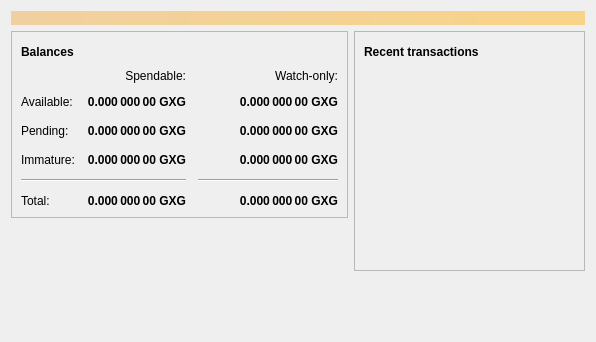
<?xml version="1.0" encoding="UTF-8"?>
<ui version="4.0">
 <class>OverviewPage</class>
 <widget class="QWidget" name="OverviewPage">
  <property name="geometry">
   <rect>
    <x>0</x>
    <y>0</y>
    <width>596</width>
    <height>342</height>
   </rect>
  </property>
  <property name="windowTitle">
   <string>Form</string>
  </property>
  <layout class="QVBoxLayout" name="topLayout">
   <item>
    <widget class="QLabel" name="labelAlerts">
     <property name="visible">
      <bool>false</bool>
     </property>
     <property name="styleSheet">
      <string notr="true">QLabel { background-color: qlineargradient(x1: 0, y1: 0, x2: 1, y2: 0, stop:0 #F0D0A0, stop:1 #F8D488); color:#000000; }</string>
     </property>
     <property name="wordWrap">
      <bool>true</bool>
     </property>
     <property name="margin">
      <number>3</number>
     </property>
     <property name="textInteractionFlags">
      <set>Qt::TextSelectableByMouse</set>
     </property>
    </widget>
   </item>
   <item>
    <layout class="QHBoxLayout" name="horizontalLayout" stretch="1,1">
     <item>
      <layout class="QVBoxLayout" name="verticalLayout_2">
       <item>
        <widget class="QFrame" name="frame">
         <property name="frameShape">
          <enum>QFrame::StyledPanel</enum>
         </property>
         <property name="frameShadow">
          <enum>QFrame::Raised</enum>
         </property>
         <layout class="QVBoxLayout" name="verticalLayout_4">
          <item>
           <layout class="QHBoxLayout" name="horizontalLayout_4">
            <item>
             <widget class="QLabel" name="label_5">
              <property name="font">
               <font>
                <weight>75</weight>
                <bold>true</bold>
               </font>
              </property>
              <property name="text">
               <string>Balances</string>
              </property>
             </widget>
            </item>
            <item>
             <widget class="QPushButton" name="labelWalletStatus">
              <property name="enabled">
               <bool>true</bool>
              </property>
              <property name="maximumSize">
               <size>
                <width>30</width>
                <height>16777215</height>
               </size>
              </property>
              <property name="toolTip">
               <string>The displayed information may be out of date. Your wallet automatically synchronizes with the Groincoin network after a connection is established, but this process has not completed yet.</string>
              </property>
              <property name="text">
               <string/>
              </property>
              <property name="icon">
               <iconset resource="../groincoin.qrc">
                <normaloff>:/icons/warning</normaloff>
                <disabledoff>:/icons/warning</disabledoff>:/icons/warning</iconset>
              </property>
              <property name="iconSize">
               <size>
                <width>24</width>
                <height>24</height>
               </size>
              </property>
              <property name="flat">
               <bool>true</bool>
              </property>
             </widget>
            </item>
            <item>
             <spacer name="horizontalSpacer_3">
              <property name="orientation">
               <enum>Qt::Horizontal</enum>
              </property>
              <property name="sizeHint" stdset="0">
               <size>
                <width>40</width>
                <height>20</height>
               </size>
              </property>
             </spacer>
            </item>
           </layout>
          </item>
          <item>
           <layout class="QGridLayout" name="gridLayout">
            <property name="spacing">
             <number>12</number>
            </property>
            <item row="2" column="2">
             <widget class="QLabel" name="labelWatchPending">
              <property name="font">
               <font>
                <weight>75</weight>
                <bold>true</bold>
               </font>
              </property>
              <property name="cursor">
               <cursorShape>IBeamCursor</cursorShape>
              </property>
              <property name="toolTip">
               <string>Unconfirmed transactions to watch-only addresses</string>
              </property>
              <property name="text">
               <string notr="true">0.000 000 00 GXG</string>
              </property>
              <property name="alignment">
               <set>Qt::AlignRight|Qt::AlignTrailing|Qt::AlignVCenter</set>
              </property>
              <property name="textInteractionFlags">
               <set>Qt::LinksAccessibleByMouse|Qt::TextSelectableByKeyboard|Qt::TextSelectableByMouse</set>
              </property>
             </widget>
            </item>
            <item row="2" column="1">
             <widget class="QLabel" name="labelUnconfirmed">
              <property name="font">
               <font>
                <weight>75</weight>
                <bold>true</bold>
               </font>
              </property>
              <property name="cursor">
               <cursorShape>IBeamCursor</cursorShape>
              </property>
              <property name="toolTip">
               <string>Total of transactions that have yet to be confirmed, and do not yet count toward the spendable balance</string>
              </property>
              <property name="text">
               <string notr="true">0.000 000 00 GXG</string>
              </property>
              <property name="alignment">
               <set>Qt::AlignRight|Qt::AlignTrailing|Qt::AlignVCenter</set>
              </property>
              <property name="textInteractionFlags">
               <set>Qt::LinksAccessibleByMouse|Qt::TextSelectableByKeyboard|Qt::TextSelectableByMouse</set>
              </property>
             </widget>
            </item>
            <item row="3" column="2">
             <widget class="QLabel" name="labelWatchImmature">
              <property name="font">
               <font>
                <weight>75</weight>
                <bold>true</bold>
               </font>
              </property>
              <property name="cursor">
               <cursorShape>IBeamCursor</cursorShape>
              </property>
              <property name="toolTip">
               <string>Mined balance in watch-only addresses that has not yet matured</string>
              </property>
              <property name="text">
               <string notr="true">0.000 000 00 GXG</string>
              </property>
              <property name="alignment">
               <set>Qt::AlignRight|Qt::AlignTrailing|Qt::AlignVCenter</set>
              </property>
              <property name="textInteractionFlags">
               <set>Qt::LinksAccessibleByMouse|Qt::TextSelectableByKeyboard|Qt::TextSelectableByMouse</set>
              </property>
             </widget>
            </item>
            <item row="4" column="0" colspan="2">
             <widget class="Line" name="line">
              <property name="orientation">
               <enum>Qt::Horizontal</enum>
              </property>
             </widget>
            </item>
            <item row="4" column="2">
             <widget class="Line" name="lineWatchBalance">
              <property name="sizePolicy">
               <sizepolicy hsizetype="Preferred" vsizetype="Fixed">
                <horstretch>0</horstretch>
                <verstretch>0</verstretch>
               </sizepolicy>
              </property>
              <property name="minimumSize">
               <size>
                <width>140</width>
                <height>0</height>
               </size>
              </property>
              <property name="orientation">
               <enum>Qt::Horizontal</enum>
              </property>
             </widget>
            </item>
            <item row="5" column="0">
             <widget class="QLabel" name="labelTotalText">
              <property name="text">
               <string>Total:</string>
              </property>
             </widget>
            </item>
            <item row="3" column="1">
             <widget class="QLabel" name="labelImmature">
              <property name="font">
               <font>
                <weight>75</weight>
                <bold>true</bold>
               </font>
              </property>
              <property name="cursor">
               <cursorShape>IBeamCursor</cursorShape>
              </property>
              <property name="toolTip">
               <string>Mined balance that has not yet matured</string>
              </property>
              <property name="text">
               <string notr="true">0.000 000 00 GXG</string>
              </property>
              <property name="alignment">
               <set>Qt::AlignRight|Qt::AlignTrailing|Qt::AlignVCenter</set>
              </property>
              <property name="textInteractionFlags">
               <set>Qt::LinksAccessibleByMouse|Qt::TextSelectableByKeyboard|Qt::TextSelectableByMouse</set>
              </property>
             </widget>
            </item>
            <item row="2" column="3">
             <spacer name="horizontalSpacer_2">
              <property name="orientation">
               <enum>Qt::Horizontal</enum>
              </property>
              <property name="sizeHint" stdset="0">
               <size>
                <width>40</width>
                <height>20</height>
               </size>
              </property>
             </spacer>
            </item>
            <item row="3" column="0">
             <widget class="QLabel" name="labelImmatureText">
              <property name="text">
               <string>Immature:</string>
              </property>
             </widget>
            </item>
            <item row="5" column="1">
             <widget class="QLabel" name="labelTotal">
              <property name="font">
               <font>
                <weight>75</weight>
                <bold>true</bold>
               </font>
              </property>
              <property name="cursor">
               <cursorShape>IBeamCursor</cursorShape>
              </property>
              <property name="toolTip">
               <string>Your current total balance</string>
              </property>
              <property name="text">
               <string notr="true">0.000 000 00 GXG</string>
              </property>
              <property name="alignment">
               <set>Qt::AlignRight|Qt::AlignTrailing|Qt::AlignVCenter</set>
              </property>
              <property name="textInteractionFlags">
               <set>Qt::LinksAccessibleByMouse|Qt::TextSelectableByKeyboard|Qt::TextSelectableByMouse</set>
              </property>
             </widget>
            </item>
            <item row="5" column="2">
             <widget class="QLabel" name="labelWatchTotal">
              <property name="font">
               <font>
                <weight>75</weight>
                <bold>true</bold>
               </font>
              </property>
              <property name="cursor">
               <cursorShape>IBeamCursor</cursorShape>
              </property>
              <property name="toolTip">
               <string>Current total balance in watch-only addresses</string>
              </property>
              <property name="text">
               <string notr="true">0.000 000 00 GXG</string>
              </property>
              <property name="alignment">
               <set>Qt::AlignRight|Qt::AlignTrailing|Qt::AlignVCenter</set>
              </property>
              <property name="textInteractionFlags">
               <set>Qt::LinksAccessibleByMouse|Qt::TextSelectableByKeyboard|Qt::TextSelectableByMouse</set>
              </property>
             </widget>
            </item>
            <item row="0" column="2">
             <widget class="QLabel" name="labelWatchonly">
              <property name="text">
               <string>Watch-only:</string>
              </property>
              <property name="alignment">
               <set>Qt::AlignRight|Qt::AlignTrailing|Qt::AlignVCenter</set>
              </property>
             </widget>
            </item>
            <item row="1" column="0">
             <widget class="QLabel" name="labelBalanceText">
              <property name="text">
               <string>Available:</string>
              </property>
             </widget>
            </item>
            <item row="1" column="1">
             <widget class="QLabel" name="labelBalance">
              <property name="font">
               <font>
                <weight>75</weight>
                <bold>true</bold>
               </font>
              </property>
              <property name="cursor">
               <cursorShape>IBeamCursor</cursorShape>
              </property>
              <property name="toolTip">
               <string>Your current spendable balance</string>
              </property>
              <property name="text">
               <string notr="true">0.000 000 00 GXG</string>
              </property>
              <property name="alignment">
               <set>Qt::AlignRight|Qt::AlignTrailing|Qt::AlignVCenter</set>
              </property>
              <property name="textInteractionFlags">
               <set>Qt::LinksAccessibleByMouse|Qt::TextSelectableByKeyboard|Qt::TextSelectableByMouse</set>
              </property>
             </widget>
            </item>
            <item row="1" column="2">
             <widget class="QLabel" name="labelWatchAvailable">
              <property name="font">
               <font>
                <weight>75</weight>
                <bold>true</bold>
               </font>
              </property>
              <property name="cursor">
               <cursorShape>IBeamCursor</cursorShape>
              </property>
              <property name="toolTip">
               <string>Your current balance in watch-only addresses</string>
              </property>
              <property name="text">
               <string notr="true">0.000 000 00 GXG</string>
              </property>
              <property name="alignment">
               <set>Qt::AlignRight|Qt::AlignTrailing|Qt::AlignVCenter</set>
              </property>
              <property name="textInteractionFlags">
               <set>Qt::LinksAccessibleByMouse|Qt::TextSelectableByKeyboard|Qt::TextSelectableByMouse</set>
              </property>
             </widget>
            </item>
            <item row="2" column="0">
             <widget class="QLabel" name="labelPendingText">
              <property name="text">
               <string>Pending:</string>
              </property>
             </widget>
            </item>
            <item row="0" column="1">
             <widget class="QLabel" name="labelSpendable">
              <property name="text">
               <string>Spendable:</string>
              </property>
              <property name="alignment">
               <set>Qt::AlignRight|Qt::AlignTrailing|Qt::AlignVCenter</set>
              </property>
             </widget>
            </item>
           </layout>
          </item>
         </layout>
        </widget>
       </item>
       <item>
        <spacer name="verticalSpacer">
         <property name="orientation">
          <enum>Qt::Vertical</enum>
         </property>
         <property name="sizeHint" stdset="0">
          <size>
           <width>20</width>
           <height>40</height>
          </size>
         </property>
        </spacer>
       </item>
      </layout>
     </item>
     <item>
      <layout class="QVBoxLayout" name="verticalLayout_3">
       <item>
        <widget class="QFrame" name="frame_2">
         <property name="frameShape">
          <enum>QFrame::StyledPanel</enum>
         </property>
         <property name="frameShadow">
          <enum>QFrame::Raised</enum>
         </property>
         <layout class="QVBoxLayout" name="verticalLayout">
          <item>
           <layout class="QHBoxLayout" name="horizontalLayout_2">
            <item>
             <widget class="QLabel" name="label_4">
              <property name="font">
               <font>
                <weight>75</weight>
                <bold>true</bold>
               </font>
              </property>
              <property name="text">
               <string>Recent transactions</string>
              </property>
             </widget>
            </item>
            <item>
             <widget class="QPushButton" name="labelTransactionsStatus">
              <property name="enabled">
               <bool>true</bool>
              </property>
              <property name="maximumSize">
               <size>
                <width>30</width>
                <height>16777215</height>
               </size>
              </property>
              <property name="toolTip">
               <string>The displayed information may be out of date. Your wallet automatically synchronizes with the Groincoin network after a connection is established, but this process has not completed yet.</string>
              </property>
              <property name="text">
               <string/>
              </property>
              <property name="icon">
               <iconset resource="../groincoin.qrc">
                <normaloff>:/icons/warning</normaloff>
                <disabledoff>:/icons/warning</disabledoff>:/icons/warning</iconset>
              </property>
              <property name="iconSize">
               <size>
                <width>24</width>
                <height>24</height>
               </size>
              </property>
              <property name="flat">
               <bool>true</bool>
              </property>
             </widget>
            </item>
            <item>
             <spacer name="horizontalSpacer">
              <property name="orientation">
               <enum>Qt::Horizontal</enum>
              </property>
              <property name="sizeHint" stdset="0">
               <size>
                <width>40</width>
                <height>20</height>
               </size>
              </property>
             </spacer>
            </item>
           </layout>
          </item>
          <item>
           <widget class="QListView" name="listTransactions">
            <property name="styleSheet">
             <string notr="true">QListView { background: transparent; }</string>
            </property>
            <property name="frameShape">
             <enum>QFrame::NoFrame</enum>
            </property>
            <property name="verticalScrollBarPolicy">
             <enum>Qt::ScrollBarAlwaysOff</enum>
            </property>
            <property name="horizontalScrollBarPolicy">
             <enum>Qt::ScrollBarAlwaysOff</enum>
            </property>
            <property name="selectionMode">
             <enum>QAbstractItemView::NoSelection</enum>
            </property>
           </widget>
          </item>
         </layout>
        </widget>
       </item>
       <item>
        <spacer name="verticalSpacer_2">
         <property name="orientation">
          <enum>Qt::Vertical</enum>
         </property>
         <property name="sizeHint" stdset="0">
          <size>
           <width>20</width>
           <height>40</height>
          </size>
         </property>
        </spacer>
       </item>
      </layout>
     </item>
    </layout>
   </item>
  </layout>
 </widget>
 <resources/>
 <connections/>
</ui>
